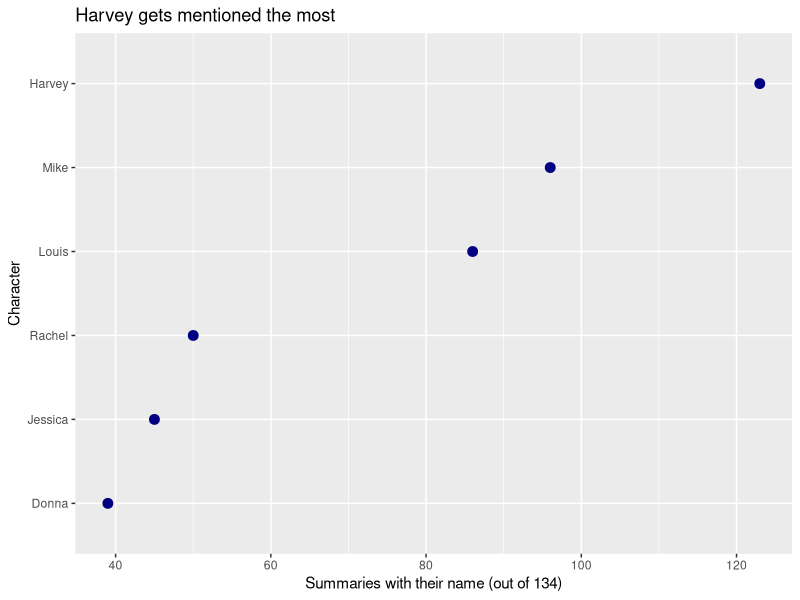
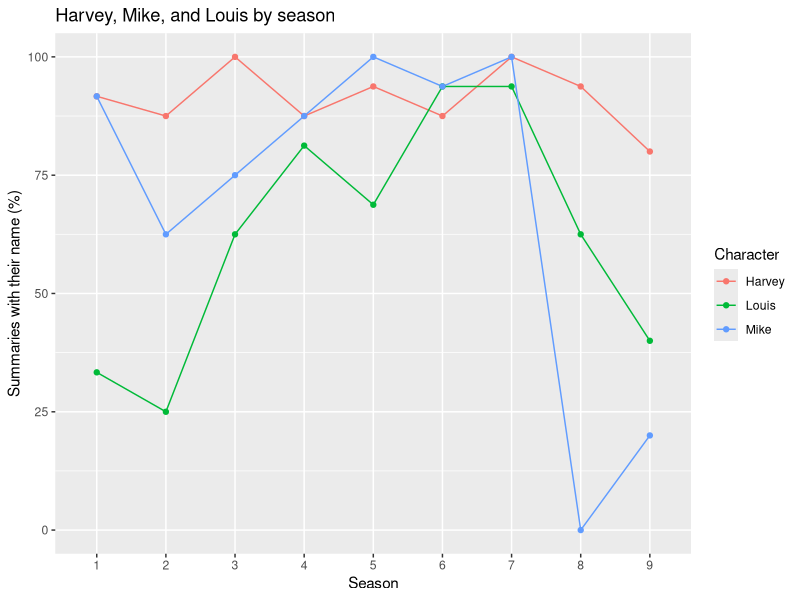

Write R code to recreate these figures, in order.
## ---- chunk 1
library(tidyverse)

suits <- read_csv("data/suits_episodes.csv")

suits <- suits |>
  mutate(
    text = str_replace_all(summary, "<[^>]+>", " "),
    text = str_to_lower(text),
    season = str_extract(url, "(?<=suits-)\\d+(?=x)")
  )
## ---- chunk 2
suits <- suits |>
  mutate(
    Harvey = str_detect(text, "\\bharvey\\b"),
    Mike = str_detect(text, "\\bmike\\b"),
    Louis = str_detect(text, "\\blouis\\b"),
    Donna = str_detect(text, "\\bdonna\\b"),
    Jessica = str_detect(text, "\\bjessica\\b"),
    Rachel = str_detect(text, "\\brachel\\b")
  )

mentions <- suits |>
  select(season, Harvey, Mike, Louis, Donna, Jessica, Rachel) |>
  pivot_longer(
    cols = Harvey:Rachel,
    names_to = "character",
    values_to = "mentioned"
  )
## ---- chunk 3
overall <- mentions |>
  group_by(character) |>
  summarise(episodes = sum(mentioned))

ggplot(overall, aes(x = episodes,
                    y = fct_reorder(character, episodes))) +
  geom_point(color = "navy", size = 3) +
  labs(
    title = "Harvey gets mentioned the most",
    x = "Summaries with their name (out of 134)",
    y = "Character"
  )
## ---- chunk 4
by_season <- mentions |>
  filter(character %in% c("Harvey", "Mike", "Louis")) |>
  group_by(season, character) |>
  summarise(
    episodes = n(),
    mentions = sum(mentioned),
    percent = 100 * mentions / episodes
  )

ggplot(by_season,
       aes(x = season, y = percent, color = character,
           group = character)) +
  geom_line() +
  geom_point() +
  labs(
    title = "Harvey, Mike, and Louis by season",
    x = "Season",
    y = "Summaries with their name (%)",
    color = "Character"
  )
